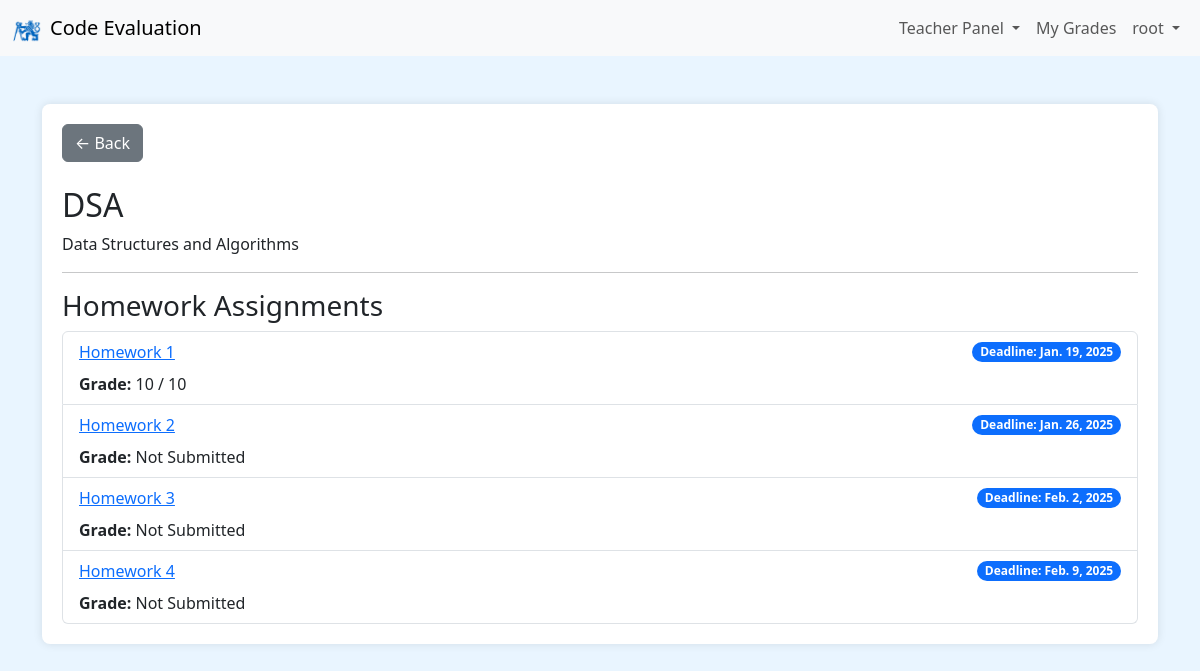
The app's page /DSA/ (signed in) with its own data.
### upload/models.py (models this page shows, shortened)
class Subject(models.Model):
    name = models.CharField(max_length=100)
    description = models.TextField()

class Assignment(models.Model):
    subject = models.ForeignKey(Subject, on_delete=models.CASCADE, related_name='assignments')
    name = models.CharField(max_length=100)
    description = models.TextField()
    deadline = models.DateField()
    number = models.PositiveIntegerField()
    max_points = models.PositiveIntegerField(default=10, help_text="Максимальное количество баллов за это задание.")
    max_uploads = models.PositiveIntegerField(default=20, help_text="Максимальное количество загрузок для студента.")

### upload/views.py (the view)
# urls.py: path('<str:subject_name>/', views.subject_detail, name='subject_detail'),
@login_required
def subject_detail(request, subject_name):
    subject = get_object_or_404(Subject, name=subject_name)
    assignments = subject.assignments.all()
    user = request.user
    user_documents = Document.objects.filter(user=user, assignment__subject=subject)
    grades = {doc.assignment.name: doc.grade for doc in user_documents}
    return render(request, 'upload/subject_detail.html', {
        'subject': subject,
        'assignments': assignments,
        'grades': grades,
    })

### upload/context_processors.py (called while the page is built)
def is_teacher_context(request):
    if request.user.is_authenticated:
        is_teacher_flag = request.user.is_superuser or request.user.groups.filter(name="Teachers").exists()
    else:
        is_teacher_flag = False
    return {
        'is_teacher_flag': is_teacher_flag
    }

### upload/templatetags/dict_extras.py (called while the page is built)
@register.filter
def get_item(dictionary, key):
    return dictionary.get(key, None)

### upload/templates/upload/subject_detail.html
{% extends 'upload/base.html' %}
{% load crispy_forms_tags %}
{% load dict_extras %}
{% block content %}
<div class="content-container">
    <a href="{% url 'upload:subject_list' %}" class="btn btn-secondary mb-4">
        &larr; Back
    </a>
    <h2>{{ subject.name }}</h2>
    <p>{{ subject.description }}</p>
    <hr>
    <h3>Homework Assignments</h3>
    <div class="list-group">
        {% for assignment in assignments %}
            <div class="list-group-item">
                <div class="d-flex justify-content-between align-items-center">
                    <a href="{% url 'upload:assignment_detail' subject_name=subject.name assignment_id=assignment.id %}">{{ assignment.name }}</a>
                    <span class="badge bg-primary rounded-pill">
                        Deadline: {{ assignment.deadline }}
                    </span>
                </div>
                <div class="mt-2">
                    <strong>Grade:</strong>
                    {% with grade=grades|get_item:assignment.name %}
                        {% if grade %}
                            {{ grade }} / 10
                        {% else %}
                            Not Submitted
                        {% endif %}
                    {% endwith %}
                </div>
            </div>
        {% empty %}
            <p>No assignments available for this subject.</p>
        {% endfor %}
    </div>
</div>
{% endblock %}

### upload/templates/upload/base.html (shortened to what this page needs)
{% load crispy_forms_tags static %}
<!DOCTYPE html>
<html lang="en">
<head>
    <link href="https://cdn.jsdelivr.net/npm/bootstrap@5.3.0/dist/css/bootstrap.min.css" rel="stylesheet">
</head>
<body>
    <nav class="navbar navbar-expand-lg navbar-light bg-light">
        <div class="container-fluid">
            <a class="navbar-brand d-flex align-items-center" href="{% url 'upload:subject_list' %}">
                <img src="{% static 'CVUT_znak.png' %}" alt="Logo" width="30" height="30" class="d-inline-block align-text-top me-2">
                Code Evaluation
            </a>
            <div class="collapse navbar-collapse" id="navbarNav">
                <ul class="navbar-nav ms-auto">
                    {% if user.is_authenticated %}
                        {% if is_teacher_flag %}
                            <li class="nav-item dropdown">
                                <a class="nav-link dropdown-toggle" href="#" id="teacherDropdown" role="button"
                                data-bs-toggle="dropdown" aria-expanded="false">
                                    Teacher Panel
                                </a>
                            </li>
                        {% endif %}
                        <li class="nav-item">
                            <a class="nav-link" href="{% url 'upload:grades_overview' %}">My Grades</a>
                        </li>
                        <li class="nav-item dropdown">
                            <a class="nav-link dropdown-toggle" href="#" id="userDropdown" role="button" data-bs-toggle="dropdown" aria-expanded="false">
                                {{ user.username }}
                            </a>
                        </li>
                    {% endif %}
                </ul>
            </div>
        </div>
    </nav>
    <div class="container mt-5">
        {% block content %}
        {% endblock %}
    </div>
</body>
</html>

### upload/templates/upload/base.html (style rules this page uses)
body { background-color: #e9f5ff; }
.content-container { background-color: white; padding: 20px; border-radius: 8px; box-shadow: 0 0 10px rgba(0, 0, 0, 0.1); }

### records on screen
Subject: name "DSA", description "Data Structures and Algorithms"
Assignment: name "Homework 1", deadline "Jan. 19, 2025", max_points "10"
Assignment: name "Homework 2", deadline "Jan. 26, 2025", shows "Not Submitted"
Assignment: name "Homework 3", deadline "Feb. 2, 2025", shows "Not Submitted"
Assignment: name "Homework 4", deadline "Feb. 9, 2025", shows "Not Submitted"

### other values on screen
{{ user.username }} "root"
